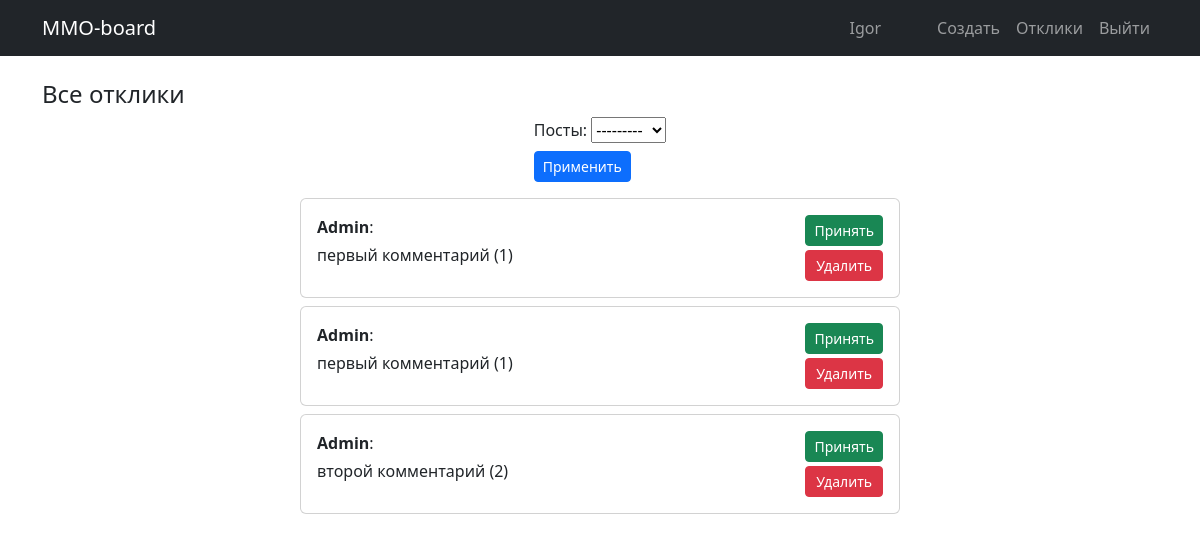
Before: /replies/ (signed in) with the older database file.
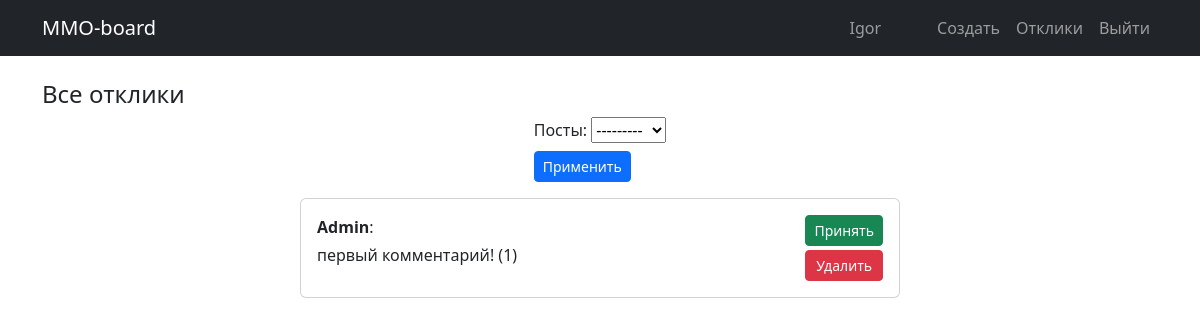
After: the same page with the newer database file.
### board/models.py (models this page shows, shortened)
class Reply(models.Model):
    user = models.ForeignKey(settings.AUTH_USER_MODEL, on_delete=models.CASCADE, related_name='user_replies')
    post = models.ForeignKey(Post, on_delete=models.CASCADE, related_name='post_replies')
    content = models.TextField()
    created_at = models.DateTimeField(auto_now_add=True)
    is_accepted = models.BooleanField(default=False)
    class Meta:
        ordering = ['created_at']

class CustomUser(AbstractUser):
    is_verified = models.BooleanField(default=False)
    confirmation_token = models.CharField(max_length=6, blank=True, null=True)
    token_created_at = models.DateTimeField(auto_now_add=True)

### board/views.py (the view)
# urls.py: path("replies/", views.RepliesView.as_view(), name="replies"),
class RepliesView(LoginRequiredMixin, ListView):
    def __init__(self):
        super().__init__()
        self.filter = None
    model = Reply
    context_object_name = 'comments'
    template_name = 'board/actions/replies.html'
    filterset_class = ReplyFilter
    def get_queryset(self):
        base_qs = super().get_queryset()
        qs = base_qs.filter(post__user=self.request.user)
        self.filter = ReplyFilter(self.request.GET, queryset=qs, request=self.request.user)
        return self.filter.qs
    def get_context_data(self, **kwargs):
        context = super().get_context_data(**kwargs)
        context['filter'] = self.filter
        return context

### board/models.py (called while the page is built)
    def __str__(self):
        return self.title

### board/templates/board/actions/replies.html (shortened to what this page needs)
{% extends "base.html" %}
{% block content %}
<h4>Все отклики</h4>
<form action="" method="get" class="mb-3">
    <div class="d-flex justify-content-center align-items-start flex-column" style="width: max-content; margin: 0 auto;">
        {{ filter.form }}
        <input class="btn btn-primary btn-sm mt-2" type="submit" value="Применить">
    </div>
</form>
{% if comments %}
    {% for comment in comments %}
        <div class="card mb-2 mx-auto" style="max-width: 600px;">
            <div class="card-body d-flex justify-content-between align-items-start">
                <div>
                    <p class="mb-1"><strong>{{ comment.user.username }}</strong>:</p>
                    <p class="mb-0">{{ comment.content }}</p>
                </div>
                {% if not comment.is_accepted %}
                    <div class="d-flex flex-column ms-3">
                        <a class="btn btn-success btn-sm mb-1" href="{% url 'board:confirm_comment' comment.id %}">Принять</a>
                        <a class="btn btn-danger btn-sm" href="{% url 'board:delete_comment' comment.id %}">Удалить</a>
                    </div>
                {% else %}
                    <div class="ms-3">
                        <small class="text-muted">Статус: Принят</small>
                    </div>
                {% endif %}
            </div>
        </div>
    {% endfor %}
{% else %}
    <h5 class="text-center mt-4">Нет откликов!</h5>
{% endif %}
{% endblock content %}

Changed rows visible on the page:
removed Reply: user.username "Admin", content "первый комментарий (1)", is_accepted "Принять"
removed Reply: user.username "Admin", content "первый комментарий (1)", is_accepted "Принять"
removed Reply: user.username "Admin", content "второй комментарий (2)", is_accepted "Принять"
added Reply: user.username "Admin", content "первый комментарий! (1)", is_accepted "Принять"
